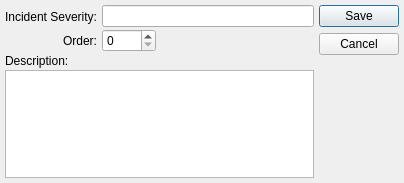
<?xml version="1.0" encoding="UTF-8"?>
<ui version="4.0">
 <comment>This file is part of the xTuple ERP: PostBooks Edition, a free and
open source Enterprise Resource Planning software suite,
Copyright (c) 1999-2011 by OpenMFG LLC, d/b/a xTuple.
It is licensed to you under the Common Public Attribution License
version 1.0, the full text of which (including xTuple-specific Exhibits)
is available at www.xtuple.com/CPAL.  By using this software, you agree
to be bound by its terms.</comment>
 <class>incidentSeverity</class>
 <widget class="QDialog" name="incidentSeverity">
  <property name="geometry">
   <rect>
    <x>0</x>
    <y>0</y>
    <width>404</width>
    <height>183</height>
   </rect>
  </property>
  <property name="windowTitle">
   <string>Incident Severity</string>
  </property>
  <layout class="QGridLayout" name="gridLayout">
   <item row="0" column="0">
    <layout class="QVBoxLayout">
     <property name="spacing">
      <number>2</number>
     </property>
     <item>
      <layout class="QHBoxLayout">
       <item>
        <layout class="QVBoxLayout">
         <property name="spacing">
          <number>2</number>
         </property>
         <item>
          <widget class="QLabel" name="_nameLit">
           <property name="text">
            <string>Incident Severity:</string>
           </property>
           <property name="alignment">
            <set>Qt::AlignRight|Qt::AlignTrailing|Qt::AlignVCenter</set>
           </property>
           <property name="buddy">
            <cstring>_name</cstring>
           </property>
          </widget>
         </item>
         <item>
          <widget class="QLabel" name="_orderLit">
           <property name="text">
            <string>Order:</string>
           </property>
           <property name="alignment">
            <set>Qt::AlignRight|Qt::AlignTrailing|Qt::AlignVCenter</set>
           </property>
          </widget>
         </item>
        </layout>
       </item>
       <item>
        <layout class="QVBoxLayout">
         <property name="spacing">
          <number>2</number>
         </property>
         <item>
          <widget class="XLineEdit" name="_name"/>
         </item>
         <item>
          <layout class="QHBoxLayout">
           <property name="spacing">
            <number>5</number>
           </property>
           <item>
            <widget class="QSpinBox" name="_order">
             <property name="maximum">
              <number>9999</number>
             </property>
            </widget>
           </item>
           <item>
            <spacer>
             <property name="orientation">
              <enum>Qt::Horizontal</enum>
             </property>
             <property name="sizeType">
              <enum>QSizePolicy::Expanding</enum>
             </property>
             <property name="sizeHint" stdset="0">
              <size>
               <width>16</width>
               <height>22</height>
              </size>
             </property>
            </spacer>
           </item>
          </layout>
         </item>
        </layout>
       </item>
      </layout>
     </item>
     <item>
      <widget class="QLabel" name="_descripLit">
       <property name="text">
        <string>Description:</string>
       </property>
      </widget>
     </item>
     <item>
      <widget class="XTextEdit" name="_descrip"/>
     </item>
     <item>
      <spacer>
       <property name="orientation">
        <enum>Qt::Vertical</enum>
       </property>
       <property name="sizeType">
        <enum>QSizePolicy::Expanding</enum>
       </property>
       <property name="sizeHint" stdset="0">
        <size>
         <width>20</width>
         <height>40</height>
        </size>
       </property>
      </spacer>
     </item>
    </layout>
   </item>
   <item row="0" column="1">
    <widget class="QDialogButtonBox" name="_buttonBox">
     <property name="orientation">
      <enum>Qt::Vertical</enum>
     </property>
     <property name="standardButtons">
      <set>QDialogButtonBox::Cancel|QDialogButtonBox::Save</set>
     </property>
    </widget>
   </item>
  </layout>
 </widget>
 <layoutdefault spacing="5" margin="5"/>
 <pixmapfunction>qPixmapFromMimeSource</pixmapfunction>
 <customwidgets>
  <customwidget>
   <class>XLineEdit</class>
   <extends>QLineEdit</extends>
   <header>xlineedit.h</header>
   <container>1</container>
  </customwidget>
  <customwidget>
   <class>XTextEdit</class>
   <extends>QTextEdit</extends>
   <header>xtextedit.h</header>
  </customwidget>
 </customwidgets>
 <resources/>
 <connections/>
</ui>
